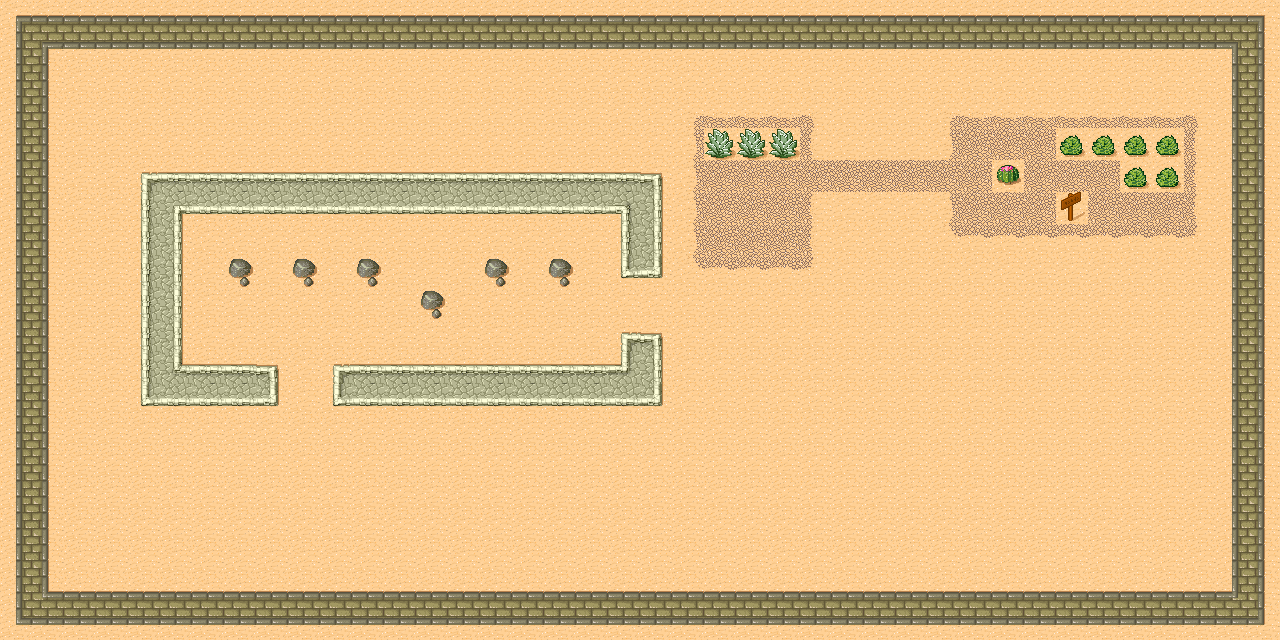

A level layout from a 2D game, rendered from its tile map. Below: a short description, then the map file with tile-grid data replaced by summaries:
An orthogonal 40x20 tile map with 32x32 px tiles, 2 tile layers (background, colision) and 1 object (event_start).

<map version="1.0" orientation="orthogonal" width="40" height="20" tilewidth="32" tileheight="32">
 <tileset firstgid="1" name="tmw_desert_spacing" tilewidth="32" tileheight="32" spacing="1" margin="1">
  <image source="tmw_desert_spacing.png" width="265" height="199" />
 </tileset>
 <layer name="background" width="40" height="20">
  <data>[800 cells, 800 non-empty, 10 distinct tile ids]</data>
 </layer>
 <layer name="colision" width="40" height="20">
  <data>[800 cells, 321 non-empty, 29 distinct tile ids]</data>
 </layer>
 <objectgroup name="test" width="40" height="20">
  <object name="event_start" x="288" y="384" width="32" height="32">
   <properties>
    <property name="id" value="1" />
   </properties>
  </object>
 </objectgroup>
</map>
